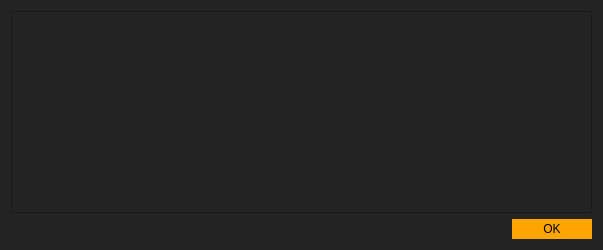
<?xml version="1.0" encoding="UTF-8"?>
<ui version="4.0">
 <class>LogWindow</class>
 <widget class="QDialog" name="LogWindow">
  <property name="geometry">
   <rect>
    <x>0</x>
    <y>0</y>
    <width>603</width>
    <height>250</height>
   </rect>
  </property>
  <property name="windowTitle">
   <string>Log Window</string>
  </property>
  <property name="windowIcon">
   <iconset>
    <normaloff>resources/acria_logo5_colored.svg</normaloff>resources/acria_logo5_colored.svg</iconset>
  </property>
  <property name="styleSheet">
   <string notr="true">QWidget{
background-color:#232323;
color:white;
}

QPushButton:hover
{
background-color:rgb(255, 190, 111);
}

QPushButton
{
background-color:white;
color:black;
border: none;
width:80px;
padding-top:3px;
padding-bottom:3px;
background-color:orange;
}</string>
  </property>
  <layout class="QVBoxLayout" name="verticalLayout">
   <item>
    <widget class="QTextEdit" name="textEdit_log"/>
   </item>
   <item>
    <widget class="QDialogButtonBox" name="buttonBox">
     <property name="orientation">
      <enum>Qt::Horizontal</enum>
     </property>
     <property name="standardButtons">
      <set>QDialogButtonBox::Ok</set>
     </property>
    </widget>
   </item>
  </layout>
 </widget>
 <resources/>
 <connections>
  <connection>
   <sender>buttonBox</sender>
   <signal>accepted()</signal>
   <receiver>LogWindow</receiver>
   <slot>accept()</slot>
   <hints>
    <hint type="sourcelabel">
     <x>248</x>
     <y>254</y>
    </hint>
    <hint type="destinationlabel">
     <x>157</x>
     <y>274</y>
    </hint>
   </hints>
  </connection>
  <connection>
   <sender>buttonBox</sender>
   <signal>rejected()</signal>
   <receiver>LogWindow</receiver>
   <slot>reject()</slot>
   <hints>
    <hint type="sourcelabel">
     <x>316</x>
     <y>260</y>
    </hint>
    <hint type="destinationlabel">
     <x>286</x>
     <y>274</y>
    </hint>
   </hints>
  </connection>
 </connections>
</ui>
